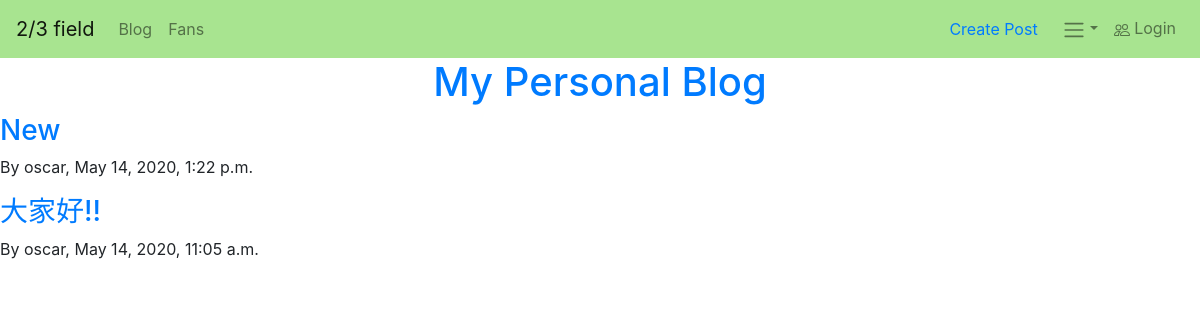
Page /blog/ (signed in) on the committed database.
### blog/models.py (models this page shows, shortened)
class Article(models.Model):
    author = models.ForeignKey('auth.User', on_delete = models.CASCADE)
    title = models.CharField(max_length=120)
    text = models.TextField()
    publish_date = models.DateTimeField(blank=True, null=True)

### blog/views.py (the view)
# urls.py: path('', views.ArticleList.as_view(), name='article_list'),
class ArticleList(ListView):
    model = Article
    def get_queryset(self):
        return Article.objects.filter(publish_date__lte=timezone.now()).order_by('-publish_date')

### blog/templates/blog/article_list.html
{% extends 'base.html' %}
{% block navbar %}
    {% if user.is_authenticated %}
            <a class="nav-link" href="{% url 'blog:article_new' %}">Create Post</a>
    {% endif %}
{% endblock navbar %}
{% block content %}
    <header class='container' style='text-align: center; '>
        <h1> <a href="">My Personal Blog</a> </h1>
    </header>
    <div>
    {% for i in object_list %}
        <div class="article" style='text-align: left=30px; left: 30px;'>
            <h3><a href="{% url 'blog:article_detail' i.pk %}">{{ i.title }}</a></h3>
            <p>By <bold>{{ i.author }}</bold>, {{ i.publish_date }}</p>
        </div>
    {% endfor %}
    </div>
{% endblock content %}

### static/Webs/css/mystyle.css (style rules this page uses)
h1 { color: cornflowerblue; }

### rows in the picture
Article: title "New", author "oscar", publish_date "May 14, 2020, 1:22 p.m."
Article: title "大家好!!", author "oscar", publish_date "May 14, 2020, 11:05 a.m."
